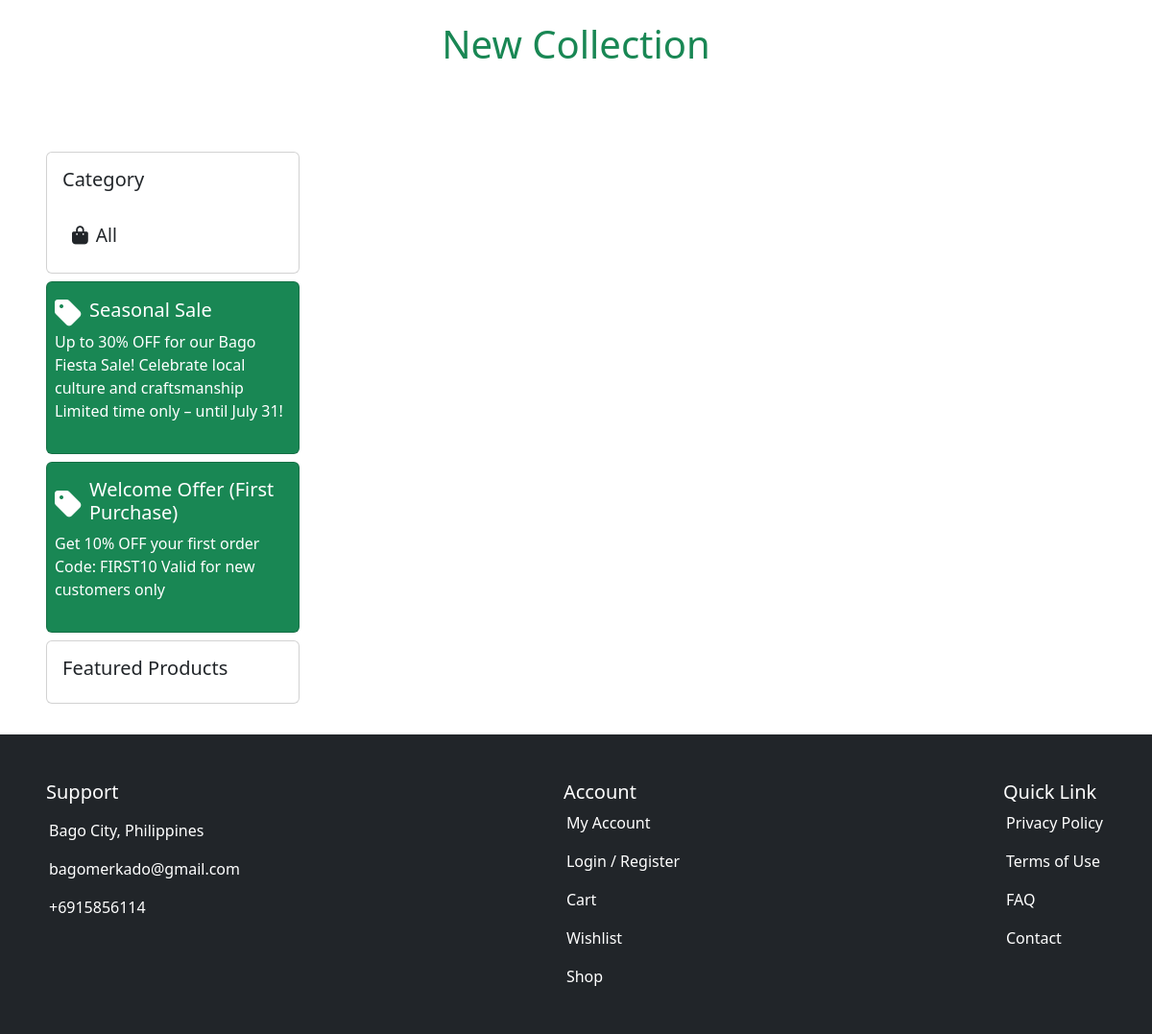
Before: /product.php (lower part) with the older database file.
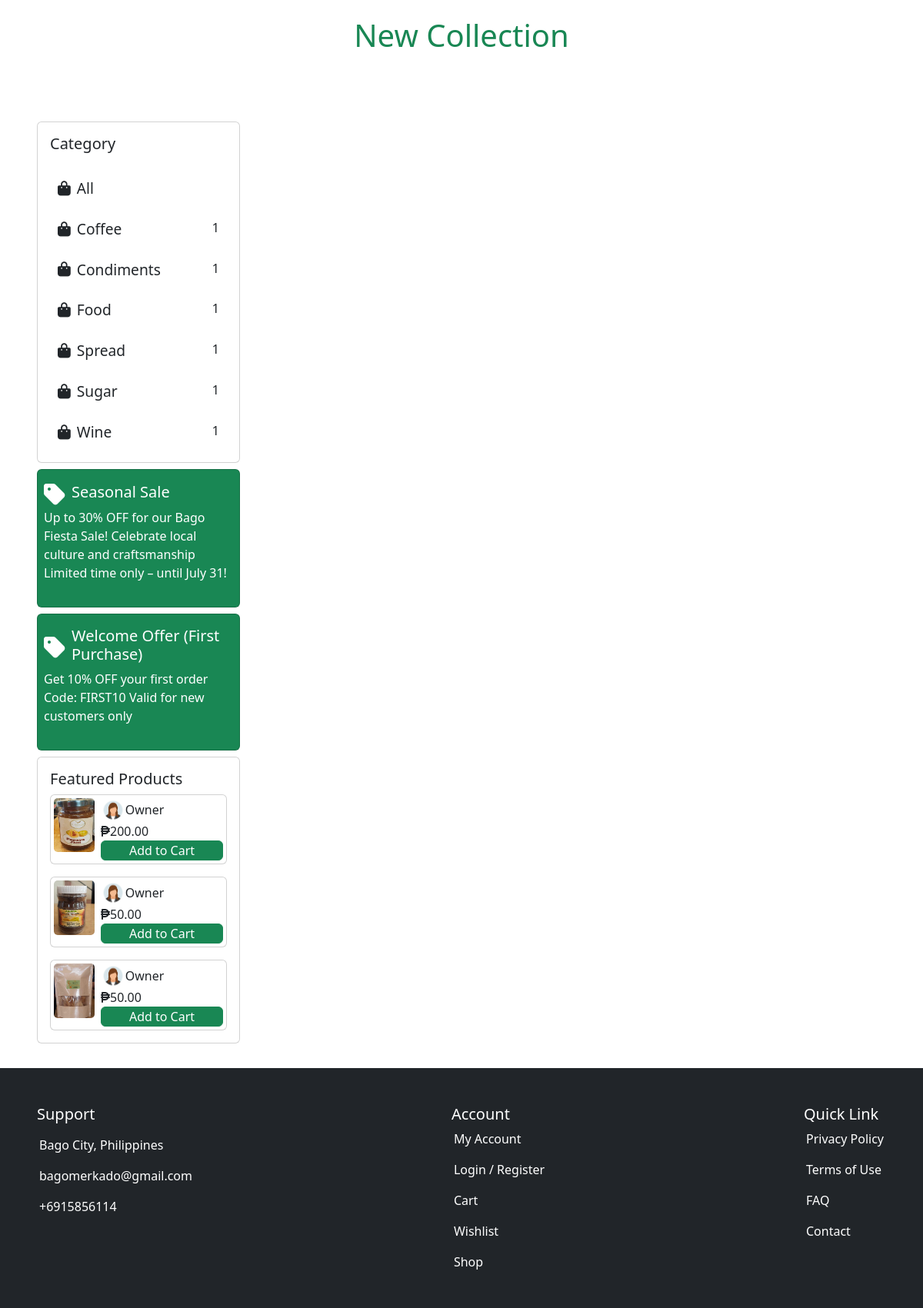
After: the same page with the newer database file.
### tables this page shows
CREATE TABLE `category` (
  `category_id` int(11) NOT NULL,
  `supplier_id` int(11) NOT NULL,
  `name` varchar(100) NOT NULL,
  `description` text NOT NULL,
  `status` enum('active','inactive') NOT NULL DEFAULT 'active',
  `created_at` date NOT NULL DEFAULT current_timestamp()
);

CREATE TABLE `product` (
  `product_id` int(11) NOT NULL,
  `supplier_id` int(11) NOT NULL,
  `category_id` int(11) NOT NULL,
  `name` varchar(100) NOT NULL,
  `description` text NOT NULL,
  `price` decimal(10,2) NOT NULL,
  `stock_quantity` int(11) NOT NULL,
  `image_url` text NOT NULL,
  `status` enum('active','inactive') NOT NULL DEFAULT 'active',
  `created_at` date NOT NULL DEFAULT current_timestamp()
);

CREATE TABLE `supplier` (
  `supplier_id` int(11) NOT NULL,
  `bussiness_name` varchar(100) NOT NULL,
  `owner_name` varchar(100) NOT NULL,
  `email` varchar(100) NOT NULL,
  `password_hash` text NOT NULL,
  `address` text NOT NULL,
  `phone` varchar(20) NOT NULL,
  `image_profile` text NOT NULL DEFAULT 'file_687b804156d389.23427492.jpeg',
  `created_at` date NOT NULL DEFAULT current_timestamp()
);

### backend/model/dbh.class.php (called while the page is built)
<?php
class Dbh {
    private $host = "localhost";
    private $username = "root";
    private $password = "";
    private $database = "msme_db";
    protected function connect() {
        try {
            $dsn = "mysql:host=$this->host;dbname=$this->database;charset=utf8mb4";
            $pdo = new PDO($dsn, $this->username, $this->password);
            $pdo->setAttribute(PDO::ATTR_ERRMODE, PDO::ERRMODE_EXCEPTION);
            return $pdo;
        } catch (PDOException $e) {
            die("Database connection failed: " . $e->getMessage());
        }
    }
}

### backend/model/category.class.php (called while the page is built, shortened)
<?php
class Category extends Dbh{
    protected function getAllCategory(){
        $stmt = $this->connect()->prepare("SELECT ct.name, ct.category_id, count(ct.category_id) AS count_product FROM category ct INNER JOIN product pt ON pt.category_id = ct.category_id GROUP BY pt.category_id;");
        $stmt->execute();
        $category = $stmt->fetchAll(PDO::FETCH_ASSOC);
        return $category;
    }
}

### backend/model/product.class.php (called while the page is built, shortened)
<?php
class Product extends Dbh{
    protected function getProductsFeatured(){
        $stmt = $this->connect()->prepare("SELECT pt.product_id, pt.name, st.bussiness_name, st.owner_name, st.image_profile, pt.image_url, pt.price FROM featured_product ft INNER JOIN product pt ON pt.product_id = ft.product_id INNER JOIN supplier st ON pt.supplier_id = st.supplier_id ORDER BY ft.featured_id DESC");
        $stmt->execute();
        $products = $stmt->fetchAll(PDO::FETCH_ASSOC);
        return $products;
    }
}

### product.php (the view, shortened to what this page needs)
<?php
    include 'backend/model/dbh.class.php';
    include 'backend/model/product.class.php';
    include 'backend/model/category.class.php';
    class ProductsView extends ProductContr{
        public function productsFeatured(){
            return $this->getProductsFeatured();
        }
    }
    class CategoryView extends Category{
        public function getCategories(){
            return $this->getAllCategory();
        }
    }
    $getAllProduct = new ProductsView();
    $getAllCategory = new CategoryView();
    $categories = $getAllCategory->getCategories();
    $featured = $getAllProduct->productsFeatured();
?>
<!DOCTYPE html>
<html lang="en">
<head>
    <link rel="stylesheet" href="css/animate.min.css">
    <link rel="stylesheet" href="css/all.css">
    <link rel="stylesheet" href="css/fontawesome.css">
    <link href="css/bootstrap.min.css" rel="stylesheet">
    <link rel="stylesheet" href="css/product.css">
</head>
<body>
    <div class="px-5">
        <div class="w-100 text-center py-4 animate__animated animate__fadeInDown">
            <h1 class="text-success">New Collection</h1>
        </div>
        <div class="products-content d-flex flex-row  py-4 mt-3 gap-5">
            <div class="category-content w-25 mt-3 d-flex flex-column gap-2">
                <div class="card p-3">
                    <h5>Category</h5>
                    <ul class="d-flex flex-column gap-2 mt-3">
                        <li onclick="category(`all`)" class="d-flex w-100 justify-content-between py-2 category-item <?php echo isset($_GET['category'])&&$_GET['category']==='all'?'highlightCategory':'' ?>">
                            <div class="text-capitalize d-flex gap-2 categories-name-icon align-items-center">
                                <i class="fa-solid fa-bag-shopping"></i>
                                <div class="categories-name">
                                    All
                                </div>
                            </div>
                        </li>
                        <?php foreach($categories as $category){ ?>
                            <li onclick="category(`<?php echo $category['category_id']; ?>`)" class="d-flex w-100 justify-content-between py-2 category-item <?php echo isset($_GET['category'])&&$_GET['category']==$category['category_id']?'highlightCategory':'' ?>">
                                <div class="text-capitalize d-flex gap-2 categories-name-icon align-items-center">
                                    <i class="fa-solid fa-bag-shopping"></i>
                                    <div class="categories-name">
                                        <?php echo $category['name'] ?>
                                    </div>
                                </div>
                                <div><?php echo $category['count_product'] ?></div>
                            </li>
                        <?php } ?>
                    </ul>
                </div>
                <div class="card text-white bg-success d-flex flex-row align-items-center promo-content">
                    <div class="py-3 px-2">
                        <div class="d-flex flex-row align-items-center">
                            <div class="text-white icon-promo">
                                <i class="fa-solid fa-tag"></i>
                            </div>
                            <h5 class="px-2">Seasonal Sale</h5>
                        </div>
                        <p>Up to 30% OFF for our Bago Fiesta Sale!
Celebrate local culture and craftsmanship
Limited time only – until July 31!</p>
                    </div>
                </div>
                <div class="card text-white bg-success d-flex flex-row align-items-center promo-content">
                    <div class="py-3 px-2">
                        <div class="d-flex flex-row align-items-center">
                            <div class="text-white icon-promo">
                                <i class="fa-solid fa-tag"></i>
                            </div>
                            <h5 class="px-2">Welcome Offer (First Purchase)</h5>
                        </div>
                        <p>Get 10% OFF your first order Code: FIRST10 Valid for new customers only</p>
                    </div>
                </div>
                <div class="card p-3">
                    <h5>Featured Products</h5>
                    <div class="d-flex flex-column gap-3">
                        <?php foreach($featured as $feature){ ?>
                        <div class="d-flex flex-row card p-1 gap-2">
                            <div class="featured-product w-25">
                                <img src="uploads/<?php echo $feature['image_url'] ?>" alt="<?php echo $feature['name']; ?>">
                            </div>
                            <div class="d-flex flex-column w-75">
                                <div class="d-flex flex-row owner-image align-items-center">
                                    <img src="uploads/profile-images/<?php echo $feature['image_profile'] ?>" alt="<?php echo $$feature['owner_name'] ?>">
                                    <div class="text-capitalize"><?php echo $feature['owner_name'] ?></div>
                                </div>
                                <div>
                                    <i class="fa-solid fa-peso-sign"></i><span><?php echo $feature['price'] ?></span>
                                </div>
                                <a href="view-product.php?content=product&id=<?php echo $feature['product_id']; ?>" class="btn btn-success w-100 text-center p-0">Add to Cart</a>
                            </div>
                        </div>
                        <?php } ?>
                    </div>
                </div>
            </div>
            <div class="w-75">
            </div>
        </div>
    </div>
    <?php include "subpages/footer.php" ?>
</body>
</html>

### subpages/footer.php
<footer class="d-flex flex-row justify-content-between px-5 gap-5 py-5 mt-2 w-100 bg-dark text-white">
    <div class="support">
        <h5>Support</h5>
        <ul class="d-flex flex-column gap-3 mt-3">
            <li>Bago City, Philippines</li>
            <li>bagomerkado@gmail.com</li>
            <li>+6915856114</li>
        </ul>
    </div>
    <div class="account">
        <h5>Account</h5>
        <ul class="d-flex flex-column gap-3">
            <li>My Account</li>
            <li>Login / Register</li>
            <li>Cart</li>
            <li>Wishlist</li>
            <li>Shop</li>
        </ul>
    </div>
    <div class="support">
        <h5>Quick Link</h5>
        <ul class="d-flex flex-column gap-3">
            <li>Privacy Policy</li>
            <li>Terms of Use</li>
            <li>FAQ</li>
            <li>Contact</li>
        </ul>
    </div>
</footer>

### css/product.css (style rules this page uses)
.categories-name-icon { font-size: 1.2rem; }
ul > .category-item { padding: 0 10px; border-radius: 5px/5px; }
.category-content { position: sticky; top: 0; }
.icon-promo > i { font-size: 2rem; }
.featured-product > img { width: 100%; border-radius: 5px/5px; }
.owner-image > img { width: 20%; }

### subpages/header.php (style rules this page uses)
ul { padding: 0; margin: 0; }
ul>li { list-style: none; cursor: pointer; padding: 0 3px; }
a { color: black; text-decoration: none; }

Changed rows visible on the page:
added category: name "Coffee", count_product "1"
added category: name "Condiments", count_product "1"
added category: name "Food", count_product "1"
added category: name "Spread", count_product "1"
added category: name "Sugar", count_product "1"
added category: name "Wine", count_product "1"
added product: image_url (picture), supplier.image_profile (picture), supplier.owner_name "Owner", price "200.00"
added product: image_url (picture), supplier.image_profile (picture), supplier.owner_name "Owner", price "50.00"
added product: image_url (picture), supplier.image_profile (picture), supplier.owner_name "Owner", price "50.00"
